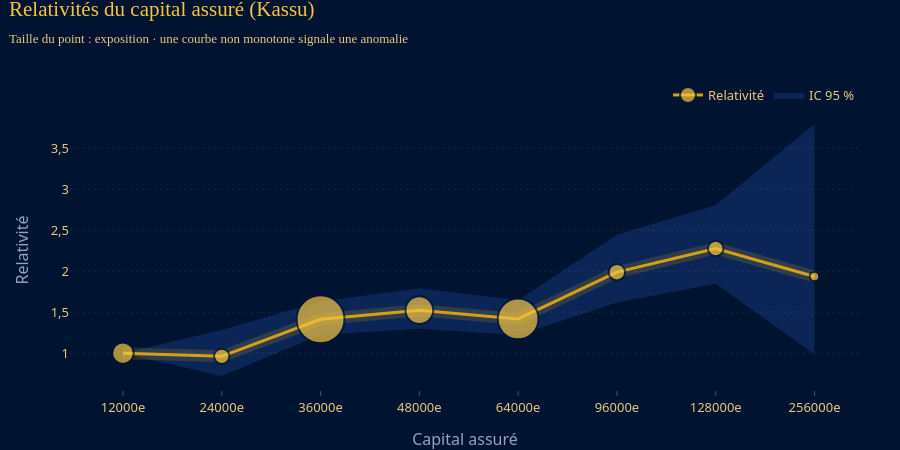
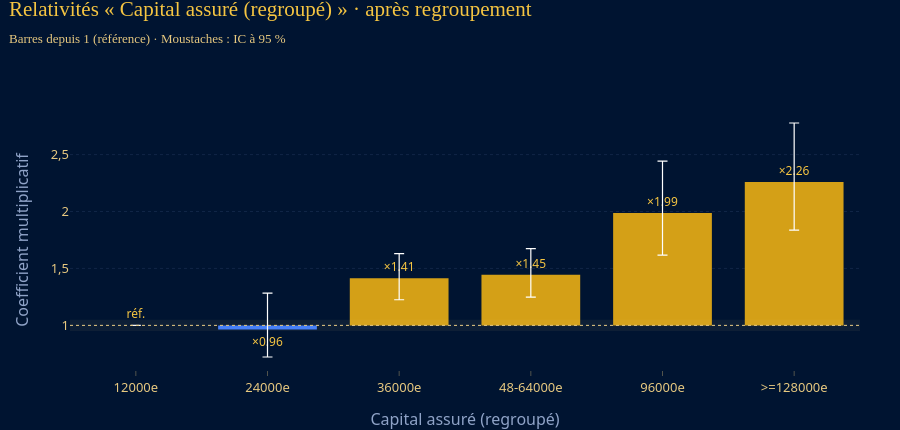

Source (notebook cell) for these figures, in order:
### Code cell
expo_k = bd.groupby("Kassu", observed=True)["Expo"].sum(); expo_k.index = expo_k.index.astype(str)
GR.courbe_kassu(rel_c, expo_k).show()
var_kreg = [v if v != "Kassu" else "Kassu_reg" for v in VAR_TARIF_DDE]
complet_kreg = M.glm_freq(bda, var_kreg)
display(M.criteres({"Kassu brut": complet, "Kassu regroupé": complet_kreg}, bdt))
GR.relativites_variable(M.relativites(complet_kreg), "Kassu_reg", "après regroupement").show()

### Figure 1 — Plotly figure (JSON) as saved in the notebook; plotly's stock layout.template omitted (floating-point values rounded to 4 significant figures)
{"data": [{"hoverinfo": "skip", "line": {"width": 0}, "mode": "lines", "showlegend": false, "type": "scatter", "x": ["12000e", "24000e", "36000e", "48000e", "64000e", "96000e", "128000e", "256000e"], "y": [1.0, 1.283, 1.631, 1.791, 1.645, 2.443, 2.805, 3.794]}, {"fill": "tonexty", "fillcolor": "rgba(61,123,255,0.18)", "hoverinfo": "skip", "line": {"width": 0}, "mode": "lines", "name": "IC 95 %", "type": "scatter", "x": ["12000e", "24000e", "36000e", "48000e", "64000e", "96000e", "128000e", "256000e"], "y": [1.0, 0.7221, 1.226, 1.298, 1.222, 1.618, 1.847, 0.9876]}, {"hoverinfo": "skip", "line": {"color": "#D4A017", "shape": "linear", "width": 12}, "mode": "lines", "opacity": 0.18, "showlegend": false, "type": "scatter", "x": ["12000e", "24000e", "36000e", "48000e", "64000e", "96000e", "128000e", "256000e"], "y": [1.0, 0.9625, 1.414, 1.525, 1.418, 1.988, 2.276, 1.936]}, {"customdata": [62430.0, 18010.0, 545800.0, 133600.0, 368000.0, 24540.0, 19240.0, 882.7], "hovertemplate": "%{x}<br>Relativité : %{y:.3f}<br>Exposition : %{customdata:,.0f}<extra></extra>", "line": {"color": "#D4A017", "width": 3}, "marker": {"color": "#F5C542", "line": {"color": "#001431", "width": 2}, "size": [21.53, 15.27, 48.0, 27.79, 40.84, 16.48, 15.51, 9.609]}, "mode": "lines+markers", "name": "Relativité", "type": "scatter", "x": ["12000e", "24000e", "36000e", "48000e", "64000e", "96000e", "128000e", "256000e"], "y": [1.0, 0.9625, 1.414, 1.525, 1.418, 1.988, 2.276, 1.936]}], "layout": {"height": 450, "title": {"text": "Relativités du capital assuré (Kassu)<br><span style='font-size:13px;color:#E7C980;font-family:Montserrat, 'Segoe UI', Helvetica, Arial, sans-serif'>Taille du point : exposition · une courbe non monotone signale une anomalie</span>"}, "xaxis": {"title": {"text": "Capital assuré"}}, "yaxis": {"title": {"text": "Relativité"}}}}

### Figure 2 — Plotly figure (JSON) as saved in the notebook; plotly's stock layout.template omitted (floating-point values rounded to 4 significant figures)
{"data": [{"base": 1, "cliponaxis": false, "customdata": [[1.0, 1.0, NaN], [0.7224, 1.283, 0.7965], [1.225, 1.63, 2.057e-06], [1.248, 1.673, 8.568e-07], [1.618, 2.442, 6.373e-11], [1.837, 2.777, 1.101e-14]], "error_y": {"array": [0.0, 0.3206, 0.2167, 0.2283, 0.4548, 0.5186], "arrayminus": [0.0, 0.2405, 0.1879, 0.1971, 0.3701, 0.4217], "color": "#FFFFFF", "symmetric": false, "thickness": 1.2, "type": "data", "width": 5}, "hovertemplate": "%{x}<br>Relativité : %{y:.3f}<br>IC 95 % : [%{customdata[0]:.3f} ; %{customdata[1]:.3f}]<br>p-value : %{customdata[2]:.2e}<extra></extra>", "marker": {"color": ["#8FA3C7", "#3D7BFF", "#D4A017", "#D4A017", "#D4A017", "#D4A017"], "line": {"width": 0}}, "name": "Relativité", "text": ["réf.", "×0.96", "×1.41", "×1.45", "×1.99", "×2.26"], "textfont": {"color": "#F5C542", "size": 12}, "textposition": "outside", "type": "bar", "x": ["12000e", "24000e", "36000e", "48-64000e", "96000e", ">=128000e"], "y": [0.0, -0.0371, 0.4129, 0.4452, 0.9876, 1.259]}], "layout": {"height": 430, "shapes": [{"fillcolor": "rgba(231,201,128,0.06)", "line": {"width": 0}, "type": "rect", "x0": 0, "x1": 1, "xref": "x domain", "y0": 0.95, "y1": 1.05, "yref": "y"}, {"line": {"color": "#E7C980", "dash": "dot", "width": 1}, "type": "line", "x0": 0, "x1": 1, "xref": "x domain", "y0": 1, "y1": 1, "yref": "y"}], "showlegend": false, "title": {"text": "Relativités « Capital assuré (regroupé) » · après regroupement<br><span style='font-size:13px;color:#E7C980;font-family:Montserrat, 'Segoe UI', Helvetica, Arial, sans-serif'>Barres depuis 1 (référence) · Moustaches : IC à 95 %</span>"}, "xaxis": {"title": {"text": "Capital assuré (regroupé)"}, "type": "category"}, "yaxis": {"title": {"text": "Coefficient multiplicatif"}}}}
